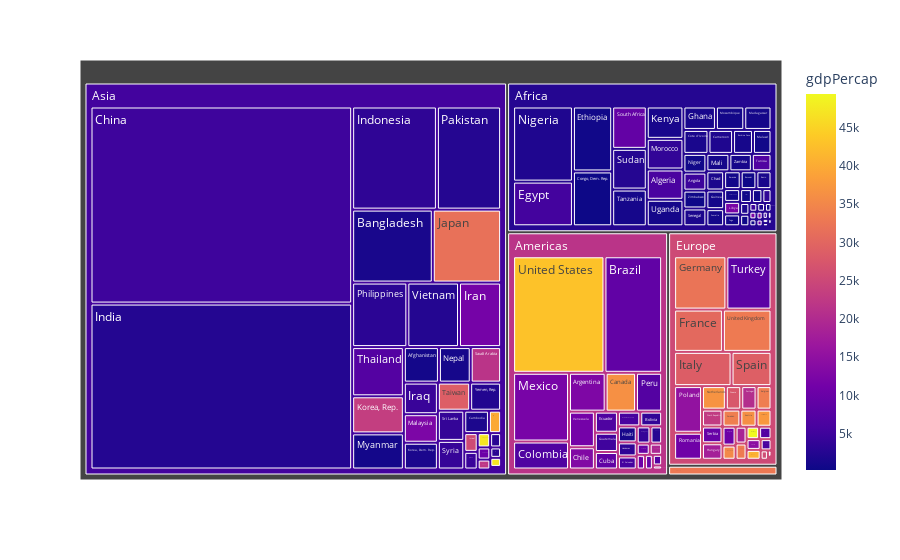

Notebook source saved alongside this figure:
### Code cell
fig = px.treemap(data_frame=df, path=['continent', 'country'], values='pop',
                  color='gdpPercap', hover_name='iso_alpha', hover_data=['lifeExp'])
fig.show()

### Figure 1 — Plotly figure (JSON) as saved in the notebook; plotly's stock layout.template omitted (floating-point values rounded to 4 significant figures; data arrays with more than 128 entries replaced by an {"elided": "..."} marker saying what was removed)
{"data": [{"branchvalues": "total", "customdata": {"elided": "147x2 mixed values"}, "domain": {"x": [0, 1], "y": [0, 1]}, "hovertemplate": "<b>%{hovertext}</b><br><br>labels=%{label}<br>pop=%{value}<br>parent=%{parent}<br>id=%{id}<br>lifeExp=%{customdata[0]}<br>gdpPercap=%{color}<extra></extra>", "hovertext": {"elided": "147 str values"}, "ids": {"elided": "147 str values"}, "labels": {"elided": "147 str values"}, "marker": {"coloraxis": "coloraxis", "colors": {"elided": "147 float values"}}, "name": "", "parents": {"elided": "147 str values"}, "type": "treemap", "values": {"elided": "147 int values"}}], "layout": {"coloraxis": {"colorbar": {"title": {"text": "gdpPercap"}}, "colorscale": [[0, "#0d0887"], [0.1111, "#46039f"], [0.2222, "#7201a8"], [0.3333, "#9c179e"], [0.4444, "#bd3786"], [0.5556, "#d8576b"], [0.6667, "#ed7953"], [0.7778, "#fb9f3a"], [0.8889, "#fdca26"], [1, "#f0f921"]]}, "legend": {"tracegroupgap": 0}, "margin": {"t": 60}}}
